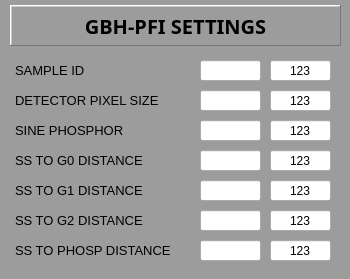
<?xml version="1.0" encoding="UTF-8"?>
<ui version="4.0">
 <class>MainWindow</class>
 <widget class="QMainWindow" name="MainWindow">
  <property name="geometry">
   <rect>
    <x>0</x>
    <y>0</y>
    <width>350</width>
    <height>279</height>
   </rect>
  </property>
  <property name="styleSheet">
   <string notr="true">QWidget#centralWidget {background-color: rgb(156, 156, 156);}


</string>
  </property>
  <widget class="QWidget" name="centralWidget">
   <widget class="caGraphics" name="cagraphics">
    <property name="geometry">
     <rect>
      <x>10</x>
      <y>50</y>
      <width>331</width>
      <height>221</height>
     </rect>
    </property>
    <property name="font">
     <font>
      <pointsize>8</pointsize>
     </font>
    </property>
    <property name="foreground">
     <color>
      <red>105</red>
      <green>105</green>
      <blue>105</blue>
     </color>
    </property>
    <property name="fillstyle" stdset="0">
     <enum>caGraphics::Filled</enum>
    </property>
    <property name="lineSize">
     <number>2</number>
    </property>
    <property name="lineColor">
     <color>
      <red>0</red>
      <green>0</green>
      <blue>0</blue>
     </color>
    </property>
    <property name="form">
     <enum>caGraphics::Rectangle</enum>
    </property>
   </widget>
   <widget class="caLabel" name="calabel">
    <property name="geometry">
     <rect>
      <x>10</x>
      <y>5</y>
      <width>331</width>
      <height>41</height>
     </rect>
    </property>
    <property name="font">
     <font>
      <family>Yu Mincho Demibold</family>
      <pointsize>15</pointsize>
      <weight>75</weight>
      <bold>true</bold>
     </font>
    </property>
    <property name="frameShape">
     <enum>QFrame::WinPanel</enum>
    </property>
    <property name="frameShadow">
     <enum>QFrame::Raised</enum>
    </property>
    <property name="lineWidth">
     <number>1</number>
    </property>
    <property name="midLineWidth">
     <number>1</number>
    </property>
    <property name="text">
     <string>GBH-PFI SETTINGS</string>
    </property>
    <property name="alignment">
     <set>Qt::AlignCenter</set>
    </property>
    <property name="foreground">
     <color>
      <red>0</red>
      <green>0</green>
      <blue>0</blue>
     </color>
    </property>
    <property name="background">
     <color>
      <red>169</red>
      <green>209</green>
      <blue>239</blue>
     </color>
    </property>
   </widget>
   <widget class="caLabel" name="calabel_45">
    <property name="geometry">
     <rect>
      <x>15</x>
      <y>60</y>
      <width>91</width>
      <height>21</height>
     </rect>
    </property>
    <property name="font">
     <font>
      <pointsize>10</pointsize>
     </font>
    </property>
    <property name="text">
     <string>SAMPLE ID</string>
    </property>
    <property name="alignment">
     <set>Qt::AlignLeading|Qt::AlignLeft|Qt::AlignVCenter</set>
    </property>
    <property name="foreground">
     <color>
      <red>0</red>
      <green>0</green>
      <blue>0</blue>
     </color>
    </property>
    <property name="background">
     <color alpha="0">
      <red>160</red>
      <green>160</green>
      <blue>164</blue>
     </color>
    </property>
   </widget>
   <widget class="caLabel" name="calabel_46">
    <property name="geometry">
     <rect>
      <x>15</x>
      <y>90</y>
      <width>171</width>
      <height>21</height>
     </rect>
    </property>
    <property name="font">
     <font>
      <pointsize>10</pointsize>
     </font>
    </property>
    <property name="text">
     <string>DETECTOR PIXEL SIZE</string>
    </property>
    <property name="alignment">
     <set>Qt::AlignLeading|Qt::AlignLeft|Qt::AlignVCenter</set>
    </property>
    <property name="foreground">
     <color>
      <red>0</red>
      <green>0</green>
      <blue>0</blue>
     </color>
    </property>
    <property name="background">
     <color alpha="0">
      <red>160</red>
      <green>160</green>
      <blue>164</blue>
     </color>
    </property>
   </widget>
   <widget class="caLabel" name="calabel_47">
    <property name="geometry">
     <rect>
      <x>15</x>
      <y>150</y>
      <width>161</width>
      <height>21</height>
     </rect>
    </property>
    <property name="font">
     <font>
      <pointsize>10</pointsize>
     </font>
    </property>
    <property name="text">
     <string>SS TO G0 DISTANCE</string>
    </property>
    <property name="alignment">
     <set>Qt::AlignLeading|Qt::AlignLeft|Qt::AlignVCenter</set>
    </property>
    <property name="foreground">
     <color>
      <red>0</red>
      <green>0</green>
      <blue>0</blue>
     </color>
    </property>
    <property name="background">
     <color alpha="0">
      <red>160</red>
      <green>160</green>
      <blue>164</blue>
     </color>
    </property>
   </widget>
   <widget class="caLabel" name="calabel_48">
    <property name="geometry">
     <rect>
      <x>15</x>
      <y>180</y>
      <width>161</width>
      <height>21</height>
     </rect>
    </property>
    <property name="font">
     <font>
      <pointsize>10</pointsize>
     </font>
    </property>
    <property name="text">
     <string>SS TO G1 DISTANCE</string>
    </property>
    <property name="alignment">
     <set>Qt::AlignLeading|Qt::AlignLeft|Qt::AlignVCenter</set>
    </property>
    <property name="foreground">
     <color>
      <red>0</red>
      <green>0</green>
      <blue>0</blue>
     </color>
    </property>
    <property name="background">
     <color alpha="0">
      <red>160</red>
      <green>160</green>
      <blue>164</blue>
     </color>
    </property>
   </widget>
   <widget class="caLabel" name="calabel_49">
    <property name="geometry">
     <rect>
      <x>15</x>
      <y>210</y>
      <width>161</width>
      <height>21</height>
     </rect>
    </property>
    <property name="font">
     <font>
      <pointsize>10</pointsize>
     </font>
    </property>
    <property name="text">
     <string>SS TO G2 DISTANCE</string>
    </property>
    <property name="alignment">
     <set>Qt::AlignLeading|Qt::AlignLeft|Qt::AlignVCenter</set>
    </property>
    <property name="foreground">
     <color>
      <red>0</red>
      <green>0</green>
      <blue>0</blue>
     </color>
    </property>
    <property name="background">
     <color alpha="0">
      <red>160</red>
      <green>160</green>
      <blue>164</blue>
     </color>
    </property>
   </widget>
   <widget class="caLabel" name="calabel_50">
    <property name="geometry">
     <rect>
      <x>15</x>
      <y>240</y>
      <width>191</width>
      <height>21</height>
     </rect>
    </property>
    <property name="font">
     <font>
      <pointsize>10</pointsize>
     </font>
    </property>
    <property name="text">
     <string>SS TO PHOSP DISTANCE</string>
    </property>
    <property name="alignment">
     <set>Qt::AlignLeading|Qt::AlignLeft|Qt::AlignVCenter</set>
    </property>
    <property name="foreground">
     <color>
      <red>0</red>
      <green>0</green>
      <blue>0</blue>
     </color>
    </property>
    <property name="background">
     <color alpha="0">
      <red>160</red>
      <green>160</green>
      <blue>164</blue>
     </color>
    </property>
   </widget>
   <widget class="caTextEntry" name="caTextEntry_10">
    <property name="geometry">
     <rect>
      <x>200</x>
      <y>60</y>
      <width>61</width>
      <height>21</height>
     </rect>
    </property>
    <property name="sizePolicy">
     <sizepolicy hsizetype="Preferred" vsizetype="Preferred">
      <horstretch>0</horstretch>
      <verstretch>0</verstretch>
     </sizepolicy>
    </property>
    <property name="text">
     <string/>
    </property>
    <property name="alignment">
     <set>Qt::AlignCenter</set>
    </property>
    <property name="channel" stdset="0">
     <string notr="true">$(P)SAMPLE_ID</string>
    </property>
    <property name="foreground">
     <color>
      <red>0</red>
      <green>0</green>
      <blue>0</blue>
     </color>
    </property>
    <property name="background">
     <color>
      <red>199</red>
      <green>199</green>
      <blue>199</blue>
     </color>
    </property>
    <property name="colorMode">
     <enum>caLineEdit::Static</enum>
    </property>
    <property name="fontScaleMode" stdset="0">
     <enum>caLineEdit::Height</enum>
    </property>
    <property name="formatType">
     <enum>caLineEdit::decimal</enum>
    </property>
   </widget>
   <widget class="caTextEntry" name="caTextEntry_11">
    <property name="geometry">
     <rect>
      <x>200</x>
      <y>90</y>
      <width>61</width>
      <height>21</height>
     </rect>
    </property>
    <property name="sizePolicy">
     <sizepolicy hsizetype="Preferred" vsizetype="Preferred">
      <horstretch>0</horstretch>
      <verstretch>0</verstretch>
     </sizepolicy>
    </property>
    <property name="text">
     <string/>
    </property>
    <property name="alignment">
     <set>Qt::AlignCenter</set>
    </property>
    <property name="channel" stdset="0">
     <string notr="true">$(P)SINE_PHOSPHOR</string>
    </property>
    <property name="foreground">
     <color>
      <red>0</red>
      <green>0</green>
      <blue>0</blue>
     </color>
    </property>
    <property name="background">
     <color>
      <red>199</red>
      <green>199</green>
      <blue>199</blue>
     </color>
    </property>
    <property name="colorMode">
     <enum>caLineEdit::Static</enum>
    </property>
    <property name="fontScaleMode" stdset="0">
     <enum>caLineEdit::Height</enum>
    </property>
    <property name="formatType">
     <enum>caLineEdit::decimal</enum>
    </property>
   </widget>
   <widget class="caTextEntry" name="caTextEntry_12">
    <property name="geometry">
     <rect>
      <x>200</x>
      <y>150</y>
      <width>61</width>
      <height>21</height>
     </rect>
    </property>
    <property name="sizePolicy">
     <sizepolicy hsizetype="Preferred" vsizetype="Preferred">
      <horstretch>0</horstretch>
      <verstretch>0</verstretch>
     </sizepolicy>
    </property>
    <property name="text">
     <string/>
    </property>
    <property name="alignment">
     <set>Qt::AlignCenter</set>
    </property>
    <property name="channel" stdset="0">
     <string notr="true">$(P)SS_G0_DIST</string>
    </property>
    <property name="foreground">
     <color>
      <red>0</red>
      <green>0</green>
      <blue>0</blue>
     </color>
    </property>
    <property name="background">
     <color>
      <red>199</red>
      <green>199</green>
      <blue>199</blue>
     </color>
    </property>
    <property name="colorMode">
     <enum>caLineEdit::Static</enum>
    </property>
    <property name="fontScaleMode" stdset="0">
     <enum>caLineEdit::Height</enum>
    </property>
    <property name="formatType">
     <enum>caLineEdit::decimal</enum>
    </property>
   </widget>
   <widget class="caTextEntry" name="caTextEntry_13">
    <property name="geometry">
     <rect>
      <x>200</x>
      <y>180</y>
      <width>61</width>
      <height>21</height>
     </rect>
    </property>
    <property name="sizePolicy">
     <sizepolicy hsizetype="Preferred" vsizetype="Preferred">
      <horstretch>0</horstretch>
      <verstretch>0</verstretch>
     </sizepolicy>
    </property>
    <property name="text">
     <string/>
    </property>
    <property name="alignment">
     <set>Qt::AlignCenter</set>
    </property>
    <property name="channel" stdset="0">
     <string notr="true">$(P)SS_G1_DIST</string>
    </property>
    <property name="foreground">
     <color>
      <red>0</red>
      <green>0</green>
      <blue>0</blue>
     </color>
    </property>
    <property name="background">
     <color>
      <red>199</red>
      <green>199</green>
      <blue>199</blue>
     </color>
    </property>
    <property name="colorMode">
     <enum>caLineEdit::Static</enum>
    </property>
    <property name="fontScaleMode" stdset="0">
     <enum>caLineEdit::Height</enum>
    </property>
    <property name="formatType">
     <enum>caLineEdit::decimal</enum>
    </property>
   </widget>
   <widget class="caTextEntry" name="caTextEntry_14">
    <property name="geometry">
     <rect>
      <x>200</x>
      <y>210</y>
      <width>61</width>
      <height>21</height>
     </rect>
    </property>
    <property name="sizePolicy">
     <sizepolicy hsizetype="Preferred" vsizetype="Preferred">
      <horstretch>0</horstretch>
      <verstretch>0</verstretch>
     </sizepolicy>
    </property>
    <property name="text">
     <string/>
    </property>
    <property name="alignment">
     <set>Qt::AlignCenter</set>
    </property>
    <property name="channel" stdset="0">
     <string notr="true">$(P)SS_G2_DIST</string>
    </property>
    <property name="foreground">
     <color>
      <red>0</red>
      <green>0</green>
      <blue>0</blue>
     </color>
    </property>
    <property name="background">
     <color>
      <red>199</red>
      <green>199</green>
      <blue>199</blue>
     </color>
    </property>
    <property name="colorMode">
     <enum>caLineEdit::Static</enum>
    </property>
    <property name="fontScaleMode" stdset="0">
     <enum>caLineEdit::Height</enum>
    </property>
    <property name="formatType">
     <enum>caLineEdit::decimal</enum>
    </property>
   </widget>
   <widget class="caTextEntry" name="caTextEntry_15">
    <property name="geometry">
     <rect>
      <x>200</x>
      <y>240</y>
      <width>61</width>
      <height>21</height>
     </rect>
    </property>
    <property name="sizePolicy">
     <sizepolicy hsizetype="Preferred" vsizetype="Preferred">
      <horstretch>0</horstretch>
      <verstretch>0</verstretch>
     </sizepolicy>
    </property>
    <property name="text">
     <string/>
    </property>
    <property name="alignment">
     <set>Qt::AlignCenter</set>
    </property>
    <property name="channel" stdset="0">
     <string notr="true">$(P)SS_PHOSPHOR_DIST</string>
    </property>
    <property name="foreground">
     <color>
      <red>0</red>
      <green>0</green>
      <blue>0</blue>
     </color>
    </property>
    <property name="background">
     <color>
      <red>199</red>
      <green>199</green>
      <blue>199</blue>
     </color>
    </property>
    <property name="colorMode">
     <enum>caLineEdit::Static</enum>
    </property>
    <property name="fontScaleMode" stdset="0">
     <enum>caLineEdit::Height</enum>
    </property>
    <property name="formatType">
     <enum>caLineEdit::decimal</enum>
    </property>
   </widget>
   <widget class="caTextEntry" name="caTextEntry_16">
    <property name="geometry">
     <rect>
      <x>200</x>
      <y>120</y>
      <width>61</width>
      <height>21</height>
     </rect>
    </property>
    <property name="sizePolicy">
     <sizepolicy hsizetype="Preferred" vsizetype="Preferred">
      <horstretch>0</horstretch>
      <verstretch>0</verstretch>
     </sizepolicy>
    </property>
    <property name="text">
     <string/>
    </property>
    <property name="alignment">
     <set>Qt::AlignCenter</set>
    </property>
    <property name="channel" stdset="0">
     <string notr="true">$(P)CAM_PIXEL_SIZE</string>
    </property>
    <property name="foreground">
     <color>
      <red>0</red>
      <green>0</green>
      <blue>0</blue>
     </color>
    </property>
    <property name="background">
     <color>
      <red>199</red>
      <green>199</green>
      <blue>199</blue>
     </color>
    </property>
    <property name="colorMode">
     <enum>caLineEdit::Static</enum>
    </property>
    <property name="fontScaleMode" stdset="0">
     <enum>caLineEdit::Height</enum>
    </property>
    <property name="formatType">
     <enum>caLineEdit::decimal</enum>
    </property>
   </widget>
   <widget class="caLabel" name="calabel_51">
    <property name="geometry">
     <rect>
      <x>15</x>
      <y>120</y>
      <width>171</width>
      <height>21</height>
     </rect>
    </property>
    <property name="font">
     <font>
      <pointsize>10</pointsize>
     </font>
    </property>
    <property name="text">
     <string>SINE PHOSPHOR</string>
    </property>
    <property name="alignment">
     <set>Qt::AlignLeading|Qt::AlignLeft|Qt::AlignVCenter</set>
    </property>
    <property name="foreground">
     <color>
      <red>0</red>
      <green>0</green>
      <blue>0</blue>
     </color>
    </property>
    <property name="background">
     <color alpha="0">
      <red>160</red>
      <green>160</green>
      <blue>164</blue>
     </color>
    </property>
   </widget>
   <widget class="caLineEdit" name="caLineEdit_13">
    <property name="geometry">
     <rect>
      <x>270</x>
      <y>60</y>
      <width>61</width>
      <height>21</height>
     </rect>
    </property>
    <property name="text">
     <string>123</string>
    </property>
    <property name="alignment">
     <set>Qt::AlignAbsolute|Qt::AlignCenter|Qt::AlignHCenter|Qt::AlignVCenter</set>
    </property>
    <property name="channel" stdset="0">
     <string notr="true">$(P)SAMPLE_ID_RBV</string>
    </property>
    <property name="foreground">
     <color>
      <red>0</red>
      <green>170</green>
      <blue>0</blue>
     </color>
    </property>
    <property name="background">
     <color>
      <red>0</red>
      <green>0</green>
      <blue>0</blue>
     </color>
    </property>
    <property name="colorMode">
     <enum>caLineEdit::Static</enum>
    </property>
    <property name="precision">
     <number>0</number>
    </property>
    <property name="fontScaleMode" stdset="0">
     <enum>caLineEdit::WidthAndHeight</enum>
    </property>
    <property name="formatType">
     <enum>caLineEdit::decimal</enum>
    </property>
   </widget>
   <widget class="caLineEdit" name="caLineEdit_14">
    <property name="geometry">
     <rect>
      <x>270</x>
      <y>90</y>
      <width>61</width>
      <height>21</height>
     </rect>
    </property>
    <property name="text">
     <string>123</string>
    </property>
    <property name="alignment">
     <set>Qt::AlignAbsolute|Qt::AlignCenter|Qt::AlignHCenter|Qt::AlignVCenter</set>
    </property>
    <property name="channel" stdset="0">
     <string notr="true">$(P)SINE_PHOSPHOR_RBV</string>
    </property>
    <property name="foreground">
     <color>
      <red>0</red>
      <green>170</green>
      <blue>0</blue>
     </color>
    </property>
    <property name="background">
     <color>
      <red>0</red>
      <green>0</green>
      <blue>0</blue>
     </color>
    </property>
    <property name="colorMode">
     <enum>caLineEdit::Static</enum>
    </property>
    <property name="precision">
     <number>0</number>
    </property>
    <property name="fontScaleMode" stdset="0">
     <enum>caLineEdit::WidthAndHeight</enum>
    </property>
    <property name="formatType">
     <enum>caLineEdit::decimal</enum>
    </property>
   </widget>
   <widget class="caLineEdit" name="caLineEdit_15">
    <property name="geometry">
     <rect>
      <x>270</x>
      <y>120</y>
      <width>61</width>
      <height>21</height>
     </rect>
    </property>
    <property name="text">
     <string>123</string>
    </property>
    <property name="alignment">
     <set>Qt::AlignAbsolute|Qt::AlignCenter|Qt::AlignHCenter|Qt::AlignVCenter</set>
    </property>
    <property name="channel" stdset="0">
     <string notr="true">$(P)CAM_PIXEL_SIZE_RBV</string>
    </property>
    <property name="foreground">
     <color>
      <red>0</red>
      <green>170</green>
      <blue>0</blue>
     </color>
    </property>
    <property name="background">
     <color>
      <red>0</red>
      <green>0</green>
      <blue>0</blue>
     </color>
    </property>
    <property name="colorMode">
     <enum>caLineEdit::Static</enum>
    </property>
    <property name="precision">
     <number>0</number>
    </property>
    <property name="fontScaleMode" stdset="0">
     <enum>caLineEdit::WidthAndHeight</enum>
    </property>
    <property name="formatType">
     <enum>caLineEdit::decimal</enum>
    </property>
   </widget>
   <widget class="caLineEdit" name="caLineEdit_16">
    <property name="geometry">
     <rect>
      <x>270</x>
      <y>150</y>
      <width>61</width>
      <height>21</height>
     </rect>
    </property>
    <property name="text">
     <string>123</string>
    </property>
    <property name="alignment">
     <set>Qt::AlignAbsolute|Qt::AlignCenter|Qt::AlignHCenter|Qt::AlignVCenter</set>
    </property>
    <property name="channel" stdset="0">
     <string notr="true">$(P)SS_G0_DIST_RBV</string>
    </property>
    <property name="foreground">
     <color>
      <red>0</red>
      <green>170</green>
      <blue>0</blue>
     </color>
    </property>
    <property name="background">
     <color>
      <red>0</red>
      <green>0</green>
      <blue>0</blue>
     </color>
    </property>
    <property name="colorMode">
     <enum>caLineEdit::Static</enum>
    </property>
    <property name="precision">
     <number>0</number>
    </property>
    <property name="fontScaleMode" stdset="0">
     <enum>caLineEdit::WidthAndHeight</enum>
    </property>
    <property name="formatType">
     <enum>caLineEdit::decimal</enum>
    </property>
   </widget>
   <widget class="caLineEdit" name="caLineEdit_17">
    <property name="geometry">
     <rect>
      <x>270</x>
      <y>180</y>
      <width>61</width>
      <height>21</height>
     </rect>
    </property>
    <property name="text">
     <string>123</string>
    </property>
    <property name="alignment">
     <set>Qt::AlignAbsolute|Qt::AlignCenter|Qt::AlignHCenter|Qt::AlignVCenter</set>
    </property>
    <property name="channel" stdset="0">
     <string notr="true">$(P)SS_G1_DIST_RBV</string>
    </property>
    <property name="foreground">
     <color>
      <red>0</red>
      <green>170</green>
      <blue>0</blue>
     </color>
    </property>
    <property name="background">
     <color>
      <red>0</red>
      <green>0</green>
      <blue>0</blue>
     </color>
    </property>
    <property name="colorMode">
     <enum>caLineEdit::Static</enum>
    </property>
    <property name="precision">
     <number>0</number>
    </property>
    <property name="fontScaleMode" stdset="0">
     <enum>caLineEdit::WidthAndHeight</enum>
    </property>
    <property name="formatType">
     <enum>caLineEdit::decimal</enum>
    </property>
   </widget>
   <widget class="caLineEdit" name="caLineEdit_18">
    <property name="geometry">
     <rect>
      <x>270</x>
      <y>210</y>
      <width>61</width>
      <height>21</height>
     </rect>
    </property>
    <property name="text">
     <string>123</string>
    </property>
    <property name="alignment">
     <set>Qt::AlignAbsolute|Qt::AlignCenter|Qt::AlignHCenter|Qt::AlignVCenter</set>
    </property>
    <property name="channel" stdset="0">
     <string notr="true">$(P)SS_G2_DIST_RBV</string>
    </property>
    <property name="foreground">
     <color>
      <red>0</red>
      <green>170</green>
      <blue>0</blue>
     </color>
    </property>
    <property name="background">
     <color>
      <red>0</red>
      <green>0</green>
      <blue>0</blue>
     </color>
    </property>
    <property name="colorMode">
     <enum>caLineEdit::Static</enum>
    </property>
    <property name="precision">
     <number>0</number>
    </property>
    <property name="fontScaleMode" stdset="0">
     <enum>caLineEdit::WidthAndHeight</enum>
    </property>
    <property name="formatType">
     <enum>caLineEdit::decimal</enum>
    </property>
   </widget>
   <widget class="caLineEdit" name="caLineEdit_19">
    <property name="geometry">
     <rect>
      <x>270</x>
      <y>240</y>
      <width>61</width>
      <height>21</height>
     </rect>
    </property>
    <property name="text">
     <string>123</string>
    </property>
    <property name="alignment">
     <set>Qt::AlignAbsolute|Qt::AlignCenter|Qt::AlignHCenter|Qt::AlignVCenter</set>
    </property>
    <property name="channel" stdset="0">
     <string notr="true">$(P)SS_PHOSPHOR_DIST_RBV</string>
    </property>
    <property name="foreground">
     <color>
      <red>0</red>
      <green>170</green>
      <blue>0</blue>
     </color>
    </property>
    <property name="background">
     <color>
      <red>0</red>
      <green>0</green>
      <blue>0</blue>
     </color>
    </property>
    <property name="colorMode">
     <enum>caLineEdit::Static</enum>
    </property>
    <property name="precision">
     <number>0</number>
    </property>
    <property name="fontScaleMode" stdset="0">
     <enum>caLineEdit::WidthAndHeight</enum>
    </property>
    <property name="formatType">
     <enum>caLineEdit::decimal</enum>
    </property>
   </widget>
  </widget>
 </widget>
 <customwidgets>
  <customwidget>
   <class>caTextEntry</class>
   <extends>caLineEdit</extends>
   <header>caTextEntry</header>
  </customwidget>
  <customwidget>
   <class>caLabel</class>
   <extends>QLabel</extends>
   <header>caLabel</header>
  </customwidget>
  <customwidget>
   <class>caGraphics</class>
   <extends>QWidget</extends>
   <header>caGraphics</header>
  </customwidget>
  <customwidget>
   <class>caLineEdit</class>
   <extends>QLineEdit</extends>
   <header>caLineEdit</header>
  </customwidget>
 </customwidgets>
 <resources/>
 <connections/>
</ui>
